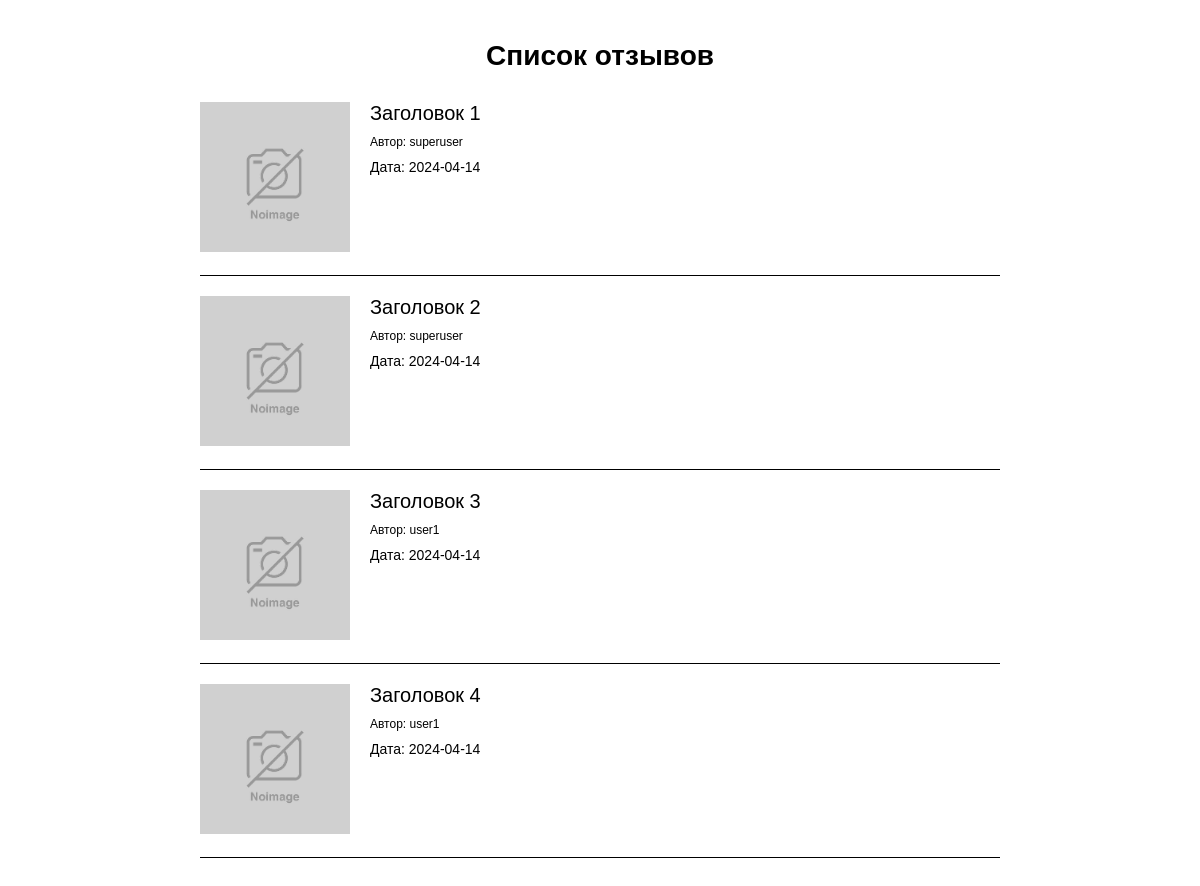
The app's page /, older data.
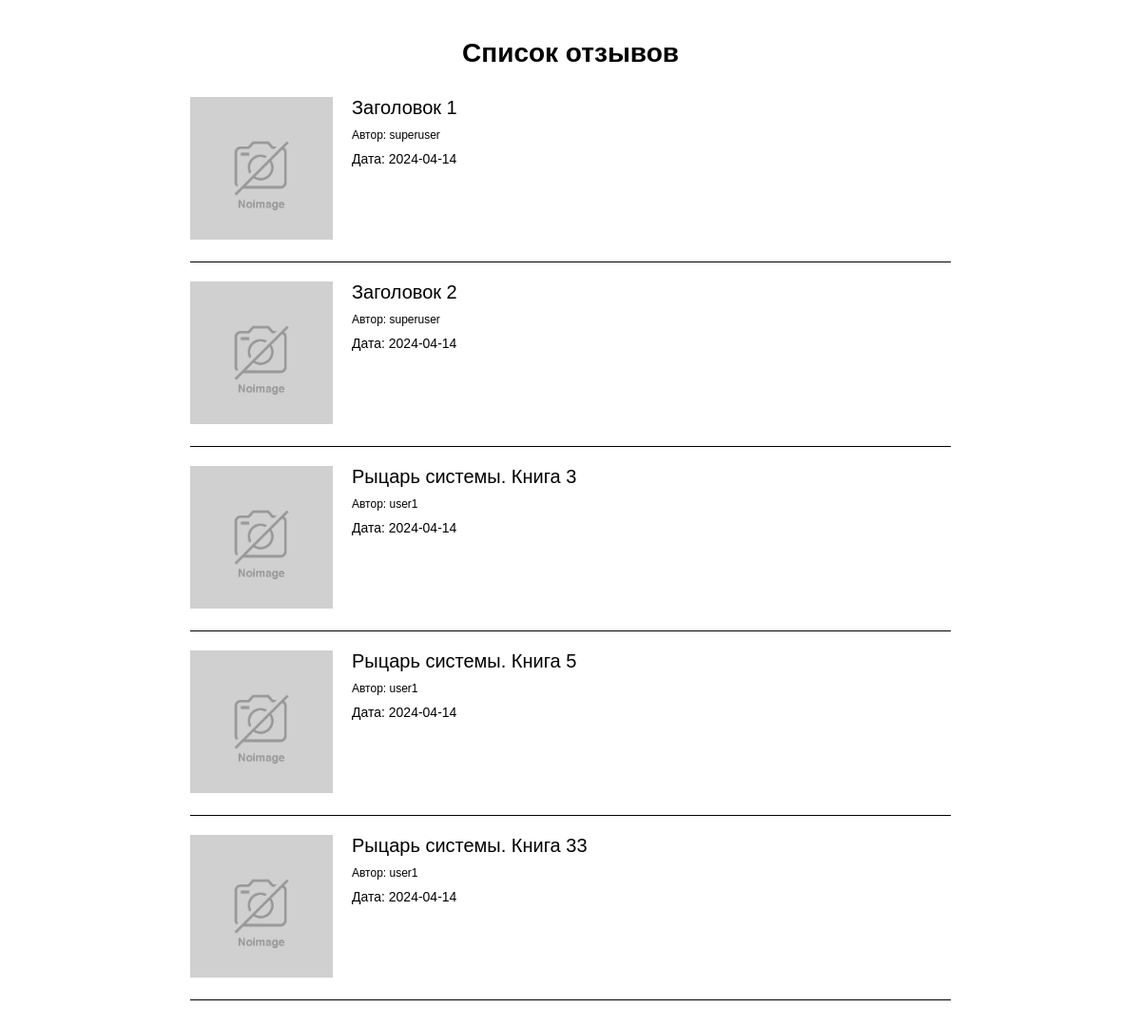
The same page, newer data.
### models.py (models this page shows)
class Review(db.Model):
    __tablename__ = 'reviews'
    id = db.Column(db.Integer, primary_key=True)
    title = db.Column(db.String(100), nullable=False)
    content = db.Column(db.Text, nullable=False)
    date = db.Column(db.Date, nullable=False)
    user_id = db.Column(db.Integer, db.ForeignKey('users.id'), nullable=False)

class User(db.Model, UserMixin):
    __tablename__ = 'users'
    id = db.Column(db.Integer, primary_key=True)
    username = db.Column(db.Text, unique=True, nullable=False)
    age = db.Column(db.Integer, nullable=False)
    hashed_password = db.Column(db.Text, nullable=False)
    role = db.Column(db.String(20), nullable=False, default='user')
    reviews = db.relationship('Review', backref='user')

### app.py (the view)
@app.route('/', methods=['GET', 'POST'])
def reviews_view():
    reviews = Review.query.all()
    return render_template('index.html', reviews=reviews)

### templates/index.html (shortened to what this page needs)
{% extends "base.html" %}
{% block content %}
    <h1>Список отзывов</h1>
    <div class="item-list">
        {% if reviews %}
            {% for item in reviews %}
                <div class="item-blck">
                    <div class="item-img">
                        <img src="{{ url_for('static', filename='/img/noimage.jpg') }}" alt="" />
                    </div>
                    <div class="item-content">
                        <div class="item-title"><a href="reviews/{{ item.id }}">{{ item.title }}</a></div>
                        <div class="item-author">Автор: {{ item.user.username }}</div>
                        <div class="item-date">Дата: {{ item.date }}</div>
                    </div>
                </div>
            {% endfor %}
        {% else %}
            <b>Публикаций нет</b>
        {% endif %}
    </div>
{% endblock %}

Row changes from the older to the newer data that the page shows:
changed Review: title "Заголовок 3" → "Рыцарь системы. Книга 3"
changed Review: title "Заголовок 4" → "Рыцарь системы. Книга 5"
added Review: title "Рыцарь системы. Книга 33", user.username "user1", date "2024-04-14"
